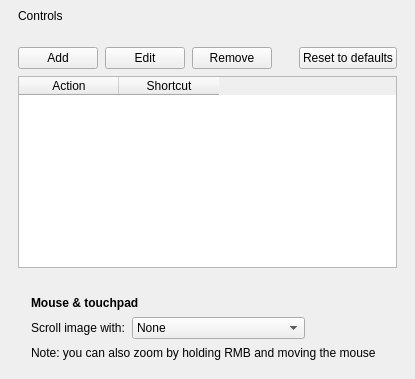
         <widget class="QWidget" name="Controls">
          <layout class="QVBoxLayout" name="verticalLayout_28">
           <property name="spacing">
            <number>9</number>
           </property>
           <property name="leftMargin">
            <number>18</number>
           </property>
           <property name="topMargin">
            <number>9</number>
           </property>
           <property name="rightMargin">
            <number>18</number>
           </property>
           <property name="bottomMargin">
            <number>9</number>
           </property>
           <item>
            <widget class="QLabel" name="label_29">
             <property name="accessibleName">
              <string notr="true">SHeaderText</string>
             </property>
             <property name="text">
              <string>Controls</string>
             </property>
            </widget>
           </item>
           <item>
            <widget class="QWidget" name="widget_5" native="true">
             <property name="accessibleName">
              <string notr="true">SHeaderLine</string>
             </property>
            </widget>
           </item>
           <item>
            <spacer name="verticalSpacer_10">
             <property name="orientation">
              <enum>Qt::Vertical</enum>
             </property>
             <property name="sizeType">
              <enum>QSizePolicy::Fixed</enum>
             </property>
             <property name="sizeHint" stdset="0">
              <size>
               <width>20</width>
               <height>6</height>
              </size>
             </property>
            </spacer>
           </item>
           <item>
            <layout class="QVBoxLayout" name="verticalLayout_33">
             <property name="spacing">
              <number>7</number>
             </property>
             <property name="leftMargin">
              <number>0</number>
             </property>
             <property name="topMargin">
              <number>0</number>
             </property>
             <property name="rightMargin">
              <number>0</number>
             </property>
             <property name="bottomMargin">
              <number>0</number>
             </property>
             <item>
              <layout class="QHBoxLayout" name="horizontalLayout_2">
               <item>
                <widget class="QPushButton" name="pushButton_2">
                 <property name="sizePolicy">
                  <sizepolicy hsizetype="Minimum" vsizetype="Minimum">
                   <horstretch>0</horstretch>
                   <verstretch>0</verstretch>
                  </sizepolicy>
                 </property>
                 <property name="minimumSize">
                  <size>
                   <width>0</width>
                   <height>0</height>
                  </size>
                 </property>
                 <property name="text">
                  <string>Add</string>
                 </property>
                </widget>
               </item>
               <item>
                <widget class="QPushButton" name="pushButton_8">
                 <property name="text">
                  <string>Edit</string>
                 </property>
                </widget>
               </item>
               <item>
                <widget class="QPushButton" name="pushButton_4">
                 <property name="sizePolicy">
                  <sizepolicy hsizetype="Minimum" vsizetype="Minimum">
                   <horstretch>0</horstretch>
                   <verstretch>0</verstretch>
                  </sizepolicy>
                 </property>
                 <property name="text">
                  <string>Remove</string>
                 </property>
                </widget>
               </item>
               <item>
                <spacer name="horizontalSpacer_2">
                 <property name="orientation">
                  <enum>Qt::Horizontal</enum>
                 </property>
                 <property name="sizeType">
                  <enum>QSizePolicy::MinimumExpanding</enum>
                 </property>
                 <property name="sizeHint" stdset="0">
                  <size>
                   <width>20</width>
                   <height>20</height>
                  </size>
                 </property>
                </spacer>
               </item>
               <item>
                <widget class="QPushButton" name="pushButton_3">
                 <property name="sizePolicy">
                  <sizepolicy hsizetype="Preferred" vsizetype="Preferred">
                   <horstretch>0</horstretch>
                   <verstretch>0</verstretch>
                  </sizepolicy>
                 </property>
                 <property name="text">
                  <string>Reset to defaults</string>
                 </property>
                </widget>
               </item>
              </layout>
             </item>
             <item>
              <widget class="QTableWidget" name="shortcutsTableWidget">
               <property name="sizePolicy">
                <sizepolicy hsizetype="Expanding" vsizetype="Expanding">
                 <horstretch>0</horstretch>
                 <verstretch>1</verstretch>
                </sizepolicy>
               </property>
               <property name="editTriggers">
                <set>QAbstractItemView::NoEditTriggers</set>
               </property>
               <property name="alternatingRowColors">
                <bool>true</bool>
               </property>
               <property name="selectionMode">
                <enum>QAbstractItemView::SingleSelection</enum>
               </property>
               <property name="selectionBehavior">
                <enum>QAbstractItemView::SelectRows</enum>
               </property>
               <property name="sortingEnabled">
                <bool>false</bool>
               </property>
               <attribute name="verticalHeaderVisible">
                <bool>false</bool>
               </attribute>
               <column>
                <property name="text">
                 <string>Action</string>
                </property>
               </column>
               <column>
                <property name="text">
                 <string>Shortcut</string>
                </property>
               </column>
              </widget>
             </item>
            </layout>
           </item>
           <item>
            <spacer name="verticalSpacer_18">
             <property name="orientation">
              <enum>Qt::Vertical</enum>
             </property>
             <property name="sizeType">
              <enum>QSizePolicy::Fixed</enum>
             </property>
             <property name="sizeHint" stdset="0">
              <size>
               <width>20</width>
               <height>9</height>
              </size>
             </property>
            </spacer>
           </item>
           <item>
            <widget class="QWidget" name="widget_12" native="true">
             <property name="accessibleName">
              <string notr="true">SGroup</string>
             </property>
             <layout class="QVBoxLayout" name="verticalLayout_21">
              <property name="spacing">
               <number>7</number>
              </property>
              <property name="leftMargin">
               <number>13</number>
              </property>
              <property name="topMargin">
               <number>10</number>
              </property>
              <property name="rightMargin">
               <number>13</number>
              </property>
              <property name="bottomMargin">
               <number>10</number>
              </property>
              <item>
               <widget class="QLabel" name="title4">
                <property name="font">
                 <font>
                  <weight>75</weight>
                  <bold>true</bold>
                 </font>
                </property>
                <property name="text">
                 <string>Mouse &amp; touchpad</string>
                </property>
               </widget>
              </item>
              <item>
               <layout class="QHBoxLayout" name="horizontalLayout_12">
                <property name="leftMargin">
                 <number>0</number>
                </property>
                <property name="topMargin">
                 <number>0</number>
                </property>
                <property name="rightMargin">
                 <number>0</number>
                </property>
                <property name="bottomMargin">
                 <number>0</number>
                </property>
                <item>
                 <widget class="QLabel" name="label_28">
                  <property name="text">
                   <string>Scroll image with:</string>
                  </property>
                 </widget>
                </item>
                <item>
                 <widget class="QComboBox" name="imageScrollingComboBox">
                  <item>
                   <property name="text">
                    <string>None</string>
                   </property>
                  </item>
                  <item>
                   <property name="text">
                    <string>Touchpad</string>
                   </property>
                  </item>
                  <item>
                   <property name="text">
                    <string>Touchpad &amp; Mouse Wheel</string>
                   </property>
                  </item>
                 </widget>
                </item>
                <item>
                 <spacer name="horizontalSpacer_31">
                  <property name="orientation">
                   <enum>Qt::Horizontal</enum>
                  </property>
                  <property name="sizeHint" stdset="0">
                   <size>
                    <width>40</width>
                    <height>20</height>
                   </size>
                  </property>
                 </spacer>
                </item>
               </layout>
              </item>
              <item>
               <widget class="QLabel" name="label_52">
                <property name="accessibleName">
                 <string notr="true">SNoteText</string>
                </property>
                <property name="text">
                 <string>Note: you can also zoom by holding RMB and moving the mouse</string>
                </property>
               </widget>
              </item>
             </layout>
            </widget>
           </item>
          </layout>
         </widget>
